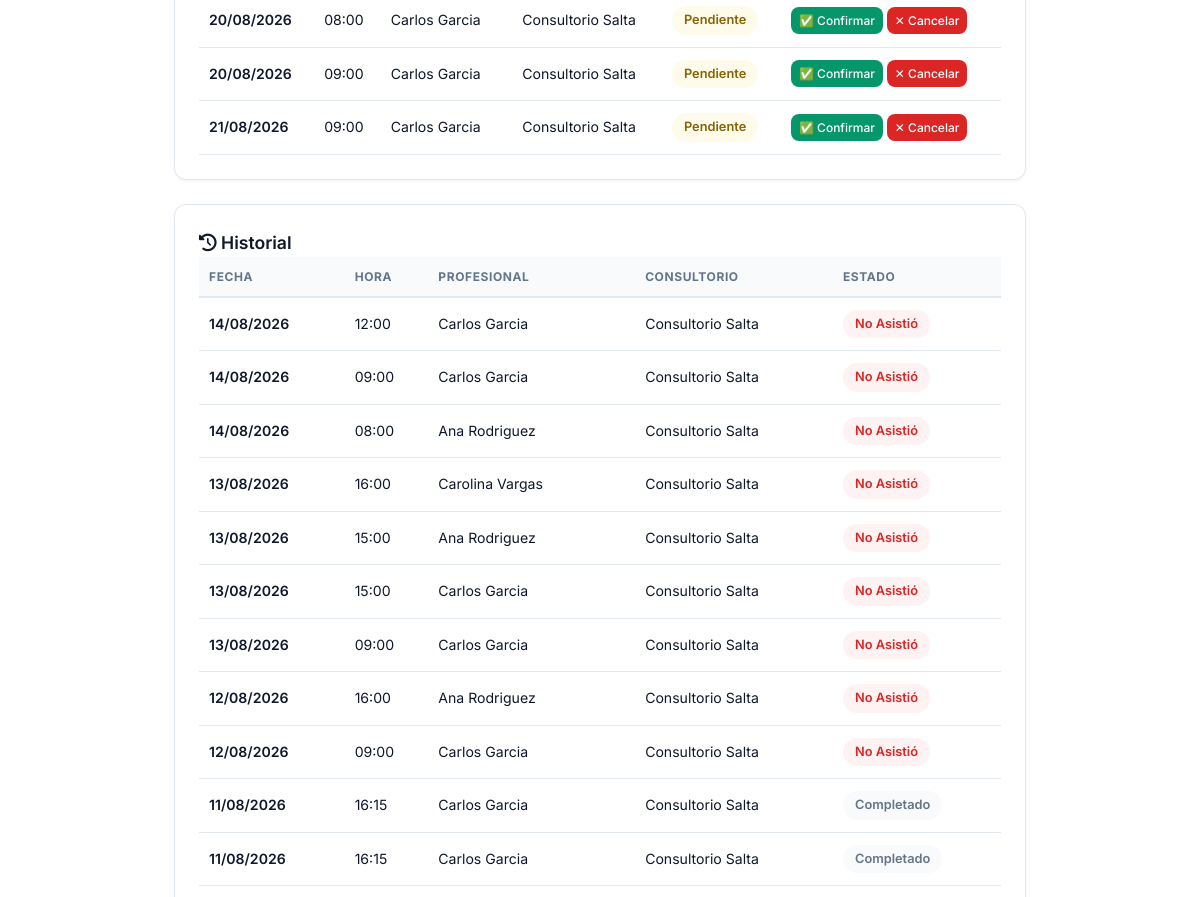
/paciente/mis-turnos/ (signed in, middle part), run on an earlier commit of the app's database.
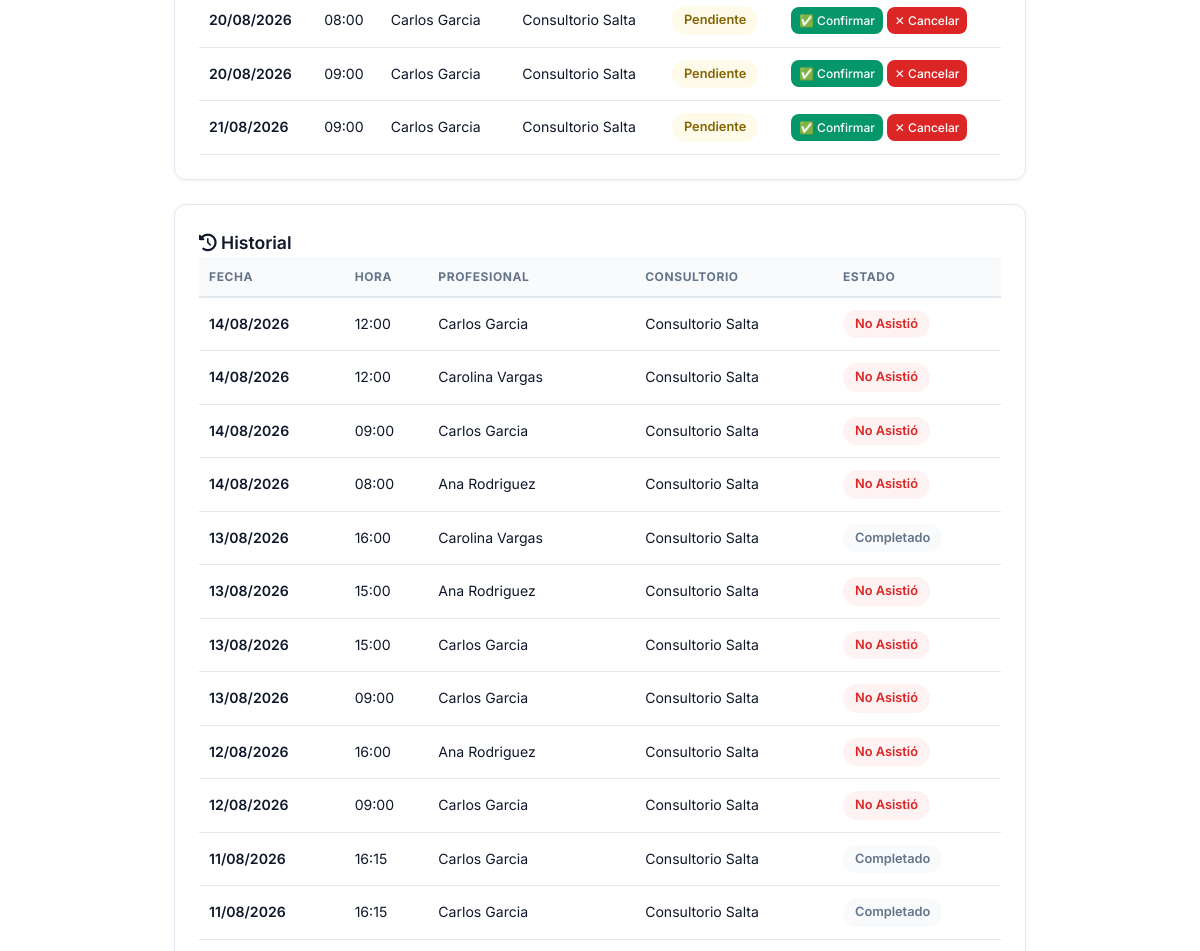
And on a later commit of the database.
### turnos_profesionales/models.py (models this page shows, shortened)
class TurnoProfesional(ModeloBase):
    ESTADOS = [
        ('pendiente', 'Pendiente'),
        ('confirmado', 'Confirmado'),
        ('cancelado', 'Cancelado'),
        ('no_asistio', 'No Asistió'),
        ('completado', 'Completado'),
        ('en_sala', 'En Sala de Espera'),
    ]
    profesional = models.ForeignKey(
        'profesionales.Profesional',
        on_delete=models.CASCADE,
        verbose_name='Profesional'
    )
    paciente = models.ForeignKey(
        'pacientes.Paciente',
        on_delete=models.CASCADE,
        verbose_name='Paciente'
    )
    fecha = models.DateField(verbose_name='Fecha')
    hora_inicio = models.TimeField(verbose_name='Hora de Inicio')
    hora_fin = models.TimeField(verbose_name='Hora de Fin')
    estado = models.CharField(
        max_length=20,
        choices=ESTADOS,
        default='pendiente',
        verbose_name='Estado'
    )
    archivo = models.FileField(
    upload_to='turnos/archivos/',
    null=True,
    blank=True,
    verbose_name='Archivo adjunto'
)
    comprobante_pago = models.FileField(
        upload_to='turnos/comprobantes/',
        null=True, blank=True,
        verbose_name='Comprobante de pago'
    )
    tipo_consulta = models.CharField(
        max_length=100,
        blank=True,
        verbose_name='Tipo de Consulta'
    )
    notas_internas = models.TextField(
        blank=True,
        verbose_name='Notas Internas'
    )
    obra_social = models.ForeignKey(
        'obras_sociales.ObraSocial',
        on_delete=models.SET_NULL,
        null=True,
        blank=True,
        verbose_name='Obra Social'
    )
    requiere_autorizacion = models.BooleanField(
        default=False,
        verbose_name='Requiere Autorización'
    )
    enviar_recordatorio = models.BooleanField(
        default=True,
        verbose_name='Enviar Recordatorio'
    )
    establecimiento = models.ForeignKey(
    'establecimientos.Establecimiento',
    on_delete=models.SET_NULL,
    null=True,
    blank=True,
    verbose_name='Consultorio'
)
    es_sobreturno = models.BooleanField(
    default=False,
    verbose_name='Sobreturno'
)
    monto_total = models.DecimalField(max_digits=10, decimal_places=2, null=True, blank=True, verbose_name='Monto Total')
    monto_os = models.DecimalField(max_digits=10, decimal_places=2, null=True, blank=True, verbose_name='Cubre OS')
    monto_coseguro = models.DecimalField(
        max_digits=10,
        decimal_places=2,
        null=True,
        blank=True,
        verbose_name='Coseguro cobrado'
    )
    os_cobrado = models.BooleanField(default=False, verbose_name='¿Cobrado a la OS?')
    fecha_cobro_os = models.DateField(null=True, blank=True, verbose_name='Fecha de cobro a OS')
    no_asistio_automatico = models.BooleanField(default=False, verbose_name="No asistió por sistema")
    sesion_descontada = models.BooleanField(default=False, verbose_name="Sesión descontada")
    google_event_id = models.CharField(max_length=200, blank=True, null=True, verbose_name='ID Evento Google')
    class Meta:
        verbose_name = 'Turno Profesional'
        verbose_name_plural = 'Turnos Profesionales'
        ordering = ['fecha', 'hora_inicio']
    def save(self, *args, **kwargs):
        if not self.es_sobreturno and self.fecha and self.hora_inicio and self.hora_fin:
            agenda = Agenda.objects.filter(
                profesional=self.profesional,
                activo=True,
                fecha_inicio__lte=self.fecha,
            ).filter(
                Q(fecha_fin__isnull=True) | Q(fecha_fin__gte=self.fecha)
            ).first()
            if not agenda:
                self.es_sobreturno = True
            else:
                horario = HorarioAtencion.objects.filter(
                    agenda=agenda,
                    dia=self.fecha.weekday()
                ).first()
                if not horario:
                    self.es_sobreturno = True
                else:
                    duracion = horario.duracion_turno
                    hora_actual = horario.hora_inicio
                    coincide = False
                    while hora_actual < horario.hora_fin:
                        hora_fin_slot = (datetime.combine(self.fecha, hora_actual) + timedelta(minutes=duracion)).time()
                        if self.hora_inicio == hora_actual and self.hora_fin == hora_fin_slot:
                            coincide = True
                            break
                        hora_actual = hora_fin_slot
                    if not coincide:
                        self.es_sobreturno = True
        super().save(*args, **kwargs)

### profesionales/models.py (models this page shows, shortened)
class Profesional(Persona):
    ESPECIALIDADES = [
        ('odontologia', 'Odontología'),
        ('kinesiologia', 'Kinesiología'),
        ('psicologia', 'Psicología'),
        ('nutricion', 'Nutrición'),
        ('cardiologia', 'Cardiología'),
        ('medicina_general', 'Medicina General'),
        ('dermatologia', 'Dermatología'),
        ('estetica', 'Estética'),
        ('pediatria', 'Pediatría'),
        ('traumatologia', 'Traumatología'),
        ('veterinaria', 'Veterinaria'),
        ('fonoaudiologia', 'Fonoaudiologia'),
        ('laboratorio', 'Laboratorio'),
        ('otro', 'Otro'),
    ]
    usuario = models.OneToOneField(
        'usuarios.Usuario',
        on_delete=models.CASCADE,
        verbose_name='Usuario'
    )
    especialidad = models.CharField(
        max_length=50,
        choices=ESPECIALIDADES,
        verbose_name='Especialidad'
    )
    matricula = models.CharField(
        max_length=50,
        blank=True,
        verbose_name='Matrícula Profesional'
    )
    color_calendario = models.CharField(
        max_length=7,
        default='#4A90D9',
        verbose_name='Color en Calendario'
    )
    acepta_obra_social = models.BooleanField(
        default=False,
        verbose_name='Acepta Obra Social'
    )
    descripcion = models.TextField(
        blank=True,
        verbose_name='Descripción Profesional'
    )
    alias_pago = models.CharField(max_length=200, blank=True, verbose_name='Alias para transferencia')
    foto = models.ImageField(
    upload_to='profesionales/',
    blank=True,
    null=True,
    verbose_name='Foto de Perfil'
    )
    establecimientos = models.ManyToManyField(
    'establecimientos.Establecimiento',
    blank=True,
    related_name='profesionales',
    verbose_name='Consultorios donde atiende'
    )
    frase_destacada = models.CharField(max_length=200, blank=True, verbose_name='Frase destacada')
    precio_particular = models.DecimalField(max_digits=10, decimal_places=2, null=True, blank=True, verbose_name='Precio consulta particular')
    obras_sociales_texto = models.TextField(blank=True, verbose_name='Obras sociales (texto libre)')
    servicios_texto = models.TextField(blank=True, verbose_name='Servicios / Especializaciones')
    servicios_destacados = models.TextField(blank=True, verbose_name='Servicios destacados')
    especializaciones = models.TextField(blank=True, verbose_name='Especializaciones')
    atiende_por_orden = models.BooleanField(
    default=False,
    verbose_name='Atiende por orden de llegada'
)
    obras_sociales = models.ManyToManyField(
        'obras_sociales.ObraSocial',
        blank=True,
        related_name='profesionales',
        verbose_name='Obras Sociales'
    )
    planes = models.ManyToManyField(
        'obras_sociales.Plan',
        blank=True,
        verbose_name='Planes'
    )
    permite_ejercicios = models.BooleanField(
    default=False,
    verbose_name='Activar sección de ejercicios'
)
    permite_planes_alimentacion = models.BooleanField(
        default=False,
        verbose_name='Activar planes de alimentación'
    )
    class Meta:
        verbose_name = 'Profesional'
        verbose_name_plural = 'Profesionales'
        ordering = ['apellido', 'nombre']

### establecimientos/models.py (models this page shows, shortened)
class Establecimiento(ModeloBase):
    nombre = models.CharField(max_length=200, verbose_name='Nombre')
    direccion = models.CharField(max_length=200, verbose_name='Dirección')
    telefono = models.CharField(max_length=20, verbose_name='Teléfono')
    email = models.EmailField(verbose_name='Email')
    cuit = models.CharField(max_length=13, verbose_name='CUIT')
    logo = models.ImageField(upload_to='logos/', blank=True, verbose_name='Logo')
    class Meta:
        verbose_name = 'Establecimiento'
        verbose_name_plural = 'Establecimientos'

### pacientes/views_portal.py (the view, shortened to what this page needs)
@login_required
def mis_turnos(request):
    if request.user.rol != 'paciente':
        return redirect('home')
    paciente = get_object_or_404(Paciente, usuario=request.user)
    hoy = date.today()
    ahora = datetime.now()
    cliente_slug = request.session.get('cliente_slug')
    cliente = None
    if cliente_slug:
        try:
            cliente = ClienteSaaS.objects.get(slug=cliente_slug, activo=True)
        except ClienteSaaS.DoesNotExist:
            pass
    turnos_qs = TurnoProfesional.objects.filter(paciente=paciente)
    if cliente:
        if cliente.tipo == 'consultorio':
            turnos_qs = turnos_qs.filter(establecimiento=cliente.establecimiento)
        else:
            turnos_qs = turnos_qs.filter(profesional=cliente.profesional)
    turnos_pendientes_pasados = turnos_qs.filter(
        estado='pendiente',
        fecha__lt=hoy
    )
    for turno in turnos_pendientes_pasados:
        turno.estado = 'no_asistio'
        turno.no_asistio_automatico = True
        if not turno.sesion_descontada:
            os_paciente = PacienteObraSocial.objects.filter(
                paciente=turno.paciente,
                activa=True,
                profesional=turno.profesional,
                sesiones_restantes__gt=0,
            ).first()
            if os_paciente:
                os_paciente.sesiones_restantes -= 1
                os_paciente.save()
                turno.sesion_descontada = True
        turno.save()
    turnos_confirmados_pasados = turnos_qs.filter(
        estado='confirmado',
        fecha__lt=hoy
    )
    turnos_confirmados_hoy = turnos_qs.filter(
        estado='confirmado',
        fecha=hoy,
        hora_inicio__lt=ahora.time()
    )
    turnos_a_completar = turnos_confirmados_pasados | turnos_confirmados_hoy
    turnos_qs = TurnoProfesional.objects.filter(paciente=paciente)
    if cliente:
        if cliente.tipo == 'consultorio':
            turnos_qs = turnos_qs.filter(establecimiento=cliente.establecimiento)
        else:
            turnos_qs = turnos_qs.filter(profesional=cliente.profesional)
    proximos = turnos_qs.filter(fecha__gte=hoy).order_by('fecha', 'hora_inicio')
    pasados = turnos_qs.filter(fecha__lt=hoy).order_by('-fecha', '-hora_inicio')
    return render(request, 'pacientes/portal/mis_turnos.html', {
        'paciente': paciente,
        'proximos': proximos,
        'pasados': pasados,
        'hoy': hoy,
    })

### core_app/models.py (called while the page is built)
    @property
    def nombre_completo(self):
        return f"{self.nombre} {self.apellido}"

### pacientes/templates/pacientes/portal/mis_turnos.html (shortened to what the changed rows need)
{% extends 'core_app/base.html' %}
{% load static %}
{% block extra_css %}
    <link rel="stylesheet" href="{% static 'css/pages/portal_paciente.css' %}">
{% endblock %}
{% block content %}
<div class="portal-paciente-page">
<div class="portal-paciente-container">
    {% if proximos or pasados %}
        {% if proximos %}
        <div class="portal-card">
            <div class="table-container">
                <table class="portal-tabla">
                    <tbody>
                        {% for turno in proximos %}
                        <tr>
                            <td class="fecha-col">{{ turno.fecha|date:"d/m/Y" }}</td>
                            <td class="hora-col">{{ turno.hora_inicio|time:"H:i" }}</td>
                            <td>{{ turno.profesional.nombre_completo }}</td>
                            <td>{{ turno.establecimiento.nombre|default:"—" }}</td>
                            <td>
                                <span class="turno-estado
                                    {% if turno.estado == 'confirmado' %}confirmado
                                    {% elif turno.estado == 'pendiente' %}pendiente
                                    {% elif turno.estado == 'completado' %}completado
                                    {% elif turno.estado == 'cancelado' %}cancelado
                                    {% elif turno.estado == 'no_asistio' %}no-asistio
                                    {% endif %}">
                                    {{ turno.get_estado_display }}
                                </span>
                            </td>
                            <td>
                                {% if turno.estado == 'pendiente' %}
                                    <a href="{% url 'confirmar_turno_paciente' turno.id %}" class="btn btn-success btn-xs">✅ Confirmar</a>
                                    <a href="{% url 'cancelar_turno_paciente' turno.id %}" class="btn btn-danger btn-xs" onclick="return confirm('¿Cancelar este turno?')">✕ Cancelar</a>
                                {% elif turno.estado == 'confirmado' %}
                                    <a href="{% url 'cancelar_turno_paciente' turno.id %}" class="btn btn-danger btn-xs" onclick="return confirm('¿Cancelar este turno?')">✕ Cancelar</a>
                                {% endif %}
                            </td>
                        </tr>
                        {% endfor %}
                    </tbody>
                </table>
            </div>
        </div>
        {% endif %}
        {% if pasados %}
        <div class="portal-card" style="margin-top: 24px;">
            <div class="table-container">
                <table class="portal-tabla">
                    <thead>
                        <tr>
                            <th>Fecha</th>
                            <th>Hora</th>
                            <th>Profesional</th>
                            <th>Consultorio</th>
                            <th>Estado</th>
                        </tr>
                    </thead>
                    <tbody>
                        {% for turno in pasados %}
                        <tr>
                            <td class="fecha-col">{{ turno.fecha|date:"d/m/Y" }}</td>
                            <td class="hora-col">{{ turno.hora_inicio|time:"H:i" }}</td>
                            <td>{{ turno.profesional.nombre_completo }}</td>
                            <td>{{ turno.establecimiento.nombre|default:"—" }}</td>
                            <td>
                                <span class="turno-estado
                                    {% if turno.estado == 'confirmado' %}confirmado
                                    {% elif turno.estado == 'pendiente' %}pendiente
                                    {% elif turno.estado == 'completado' %}completado
                                    {% elif turno.estado == 'cancelado' %}cancelado
                                    {% elif turno.estado == 'no_asistio' %}no-asistio
                                    {% endif %}">
                                    {{ turno.get_estado_display }}
                                </span>
                            </td>
                        </tr>
                        {% endfor %}
                    </tbody>
                </table>
            </div>
        </div>
        {% endif %}
    {% endif %}
</div>
</div>
{% endblock %}

What changed in the data, as far as the page shows it:
added TurnoProfesional: fecha "14/08/2026", hora_inicio "12:00", profesional.nombre_completo "Carolina Vargas", establecimiento.nombre "Consultorio Salta", estado "No Asistió", shown under "Historial"
changed TurnoProfesional (number 8 of 15 on the later page): estado "No Asistió" → "Completado"
